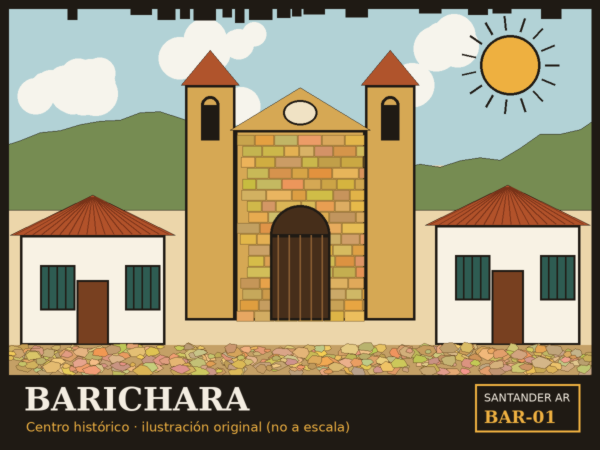
#> input picture web/assets/markers/barichara.png, 1200 x 900 px (shown at 1/2 size); its folder holds 3 pictures in this run
$ python generar_video_prueba.py
#> lines starting #> are read from the running program, lines starting #| are printed output that depends on the picture; after the words box and inside, x2 and y2 are one past the last pixel; in counts of white or black regions, pixels touching at a corner belong together
"""Genera 'tomas de cámara' sintéticas (Y4M) para probar el reconocimiento de marcadores
con la cámara simulada de Chromium. Coloca el marcador sobre una mesa con perspectiva,
ruido y un poco de desenfoque, simulando una foto del brochure impreso.
Uso: python3 scripts/generar_video_prueba.py   -> tests/fixtures/<lugar>.y4m y tests/fixtures/vacio.y4m
"""
import subprocess, random
from pathlib import Path
from PIL import Image, ImageFilter, ImageDraw
ROOT = Path(__file__).resolve().parent.parent
OUT = ROOT / "tests" / "fixtures"; OUT.mkdir(parents=True, exist_ok=True)
W, H = 640, 480

def mesa(seed):
    r = random.Random(seed)
    im = Image.new("RGB", (W, H), (120, 92, 66)); d = ImageDraw.Draw(im)
    for y in range(0, H, 3):
        d.line([0, y, W, y + r.randint(-2, 2)], fill=(110 + r.randint(0, 25), 84 + r.randint(0, 18), 58 + r.randint(0, 14)))
    return im

def coeffs(src, dst):
    import numpy as np
    A = []; B = []
    for (x, y), (u, v) in zip(dst, src):
        A += [[x, y, 1, 0, 0, 0, -u * x, -u * y], [0, 0, 0, x, y, 1, -v * x, -v * y]]; B += [u, v]
    return np.linalg.solve(np.array(A, float), np.array(B, float)).tolist()

def toma(nombre):
#> called with nombre = 'barichara'
    m = Image.open(ROOT / "web/assets/markers" / f"{nombre}.png").convert("RGB")
#> m is the input picture: PIL image 1200x900 RGB; mean R, G, B 149.2, 140.3, 110.7
    bg = mesa(len(nombre))
#> in mesa, `im = Image.new('RGB', (W, H), (120, 92, 66))`:
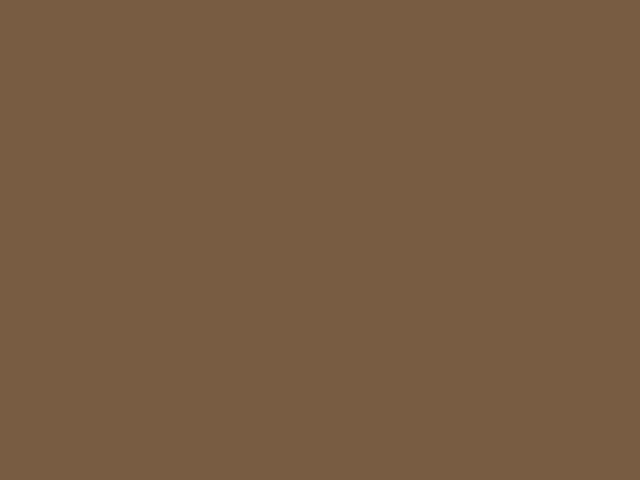
#> im: PIL image 640x480 RGB; mean R, G, B 120, 92, 66
    dst = [(110, 70), (540, 90), (560, 410), (90, 400)]  # ligera perspectiva
    src = [(0, 0), (m.width, 0), (m.width, m.height), (0, m.height)]
    warped = m.transform((W, H), Image.PERSPECTIVE, coeffs(src, dst), Image.BICUBIC)
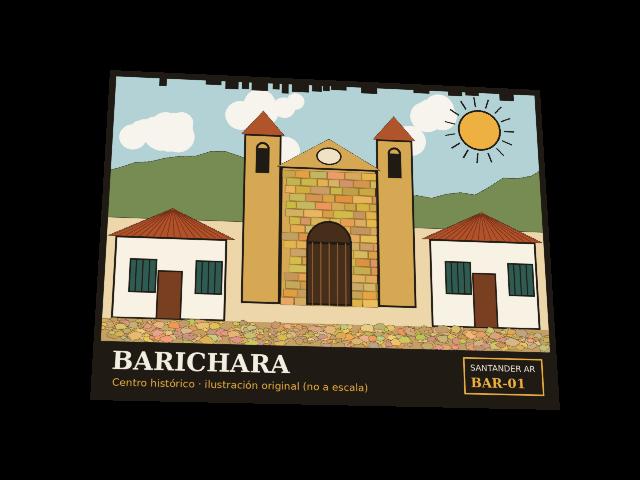
#> warped: PIL image 640x480 RGB; mean R, G, B 70.1, 65.6, 51.4
    mask = Image.new("L", (W, H), 0); ImageDraw.Draw(mask).polygon(dst, fill=255)
#> after `mask = Image.new('L', (W, H), 0)`: mask: PIL image 640x480 L; every value is 0
#> after `ImageDraw.Draw(mask).polygon(dst, fill=255)`:
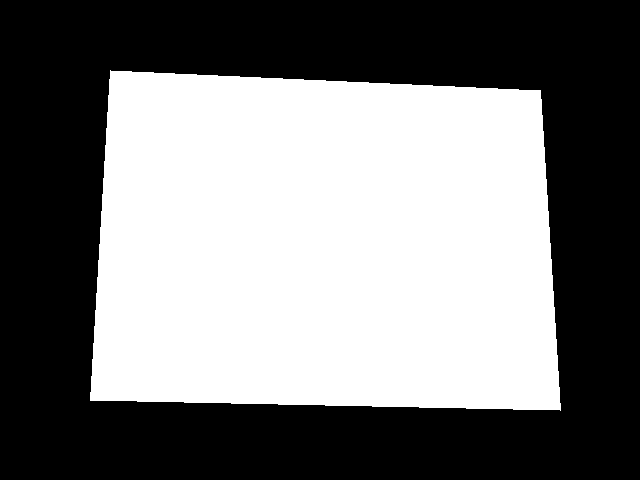
#> mask: PIL image 640x480 L; 47.7% white; 1 white region, box (x1, y1, x2, y2) and area: (90, 70, 561, 411) 146576
    bg.paste(warped, (0, 0), mask)
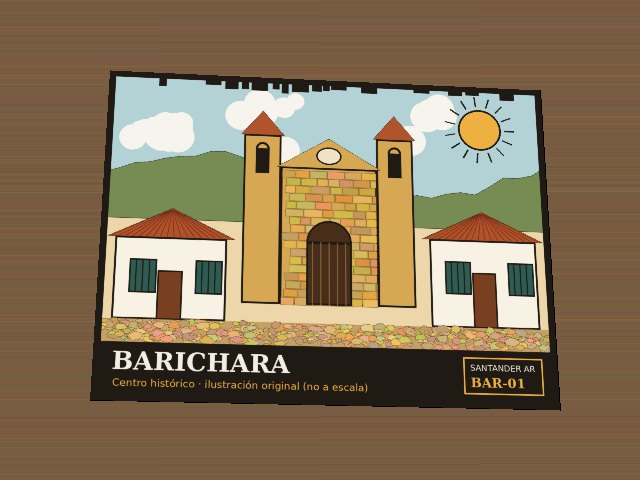
#> bg: PIL image 640x480 RGB; mean R, G, B 133.2, 113.7, 85.7
    return bg.filter(ImageFilter.GaussianBlur(0.6))

def y4m(img, path, secs=2):
#> called with secs = 2
    png = path.with_suffix(".png"); img.save(png)
    subprocess.run(["ffmpeg", "-y", "-loglevel", "error", "-loop", "1", "-i", str(png), "-t", str(secs),
                    "-r", "15", "-pix_fmt", "yuv420p", str(path)], check=True)
#> (this line was passed over: subprocess is not available in this run)

for n in ["barichara", "chicamocha", "sangil"]:
    y4m(toma(n), OUT / f"{n}.y4m"); print("ok", n)
#> pass 2 of the loop `for n in ["barichara", "chicamocha", "sangil"]:`:
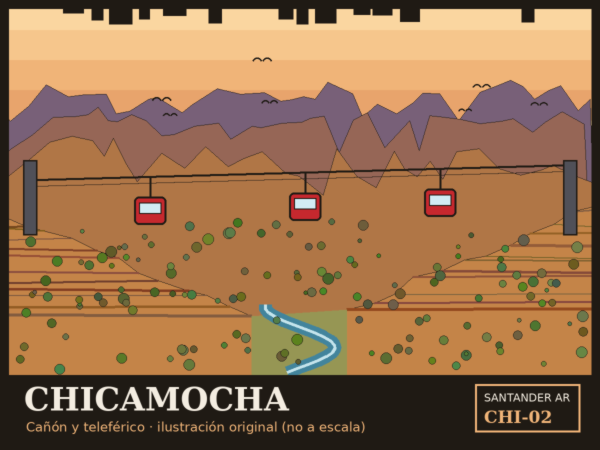
#> input picture web/assets/markers/chicamocha.png, 1200 x 900 px (shown at 1/2 size)
#> in toma, m is the input picture: PIL image 1200x900 RGB; mean R, G, B 151.3, 111.9, 77.3
#> in toma (call 2), `warped = m.transform((W, H), Image.PERSPECTIVE, coeffs(src, dst), Imag..`:
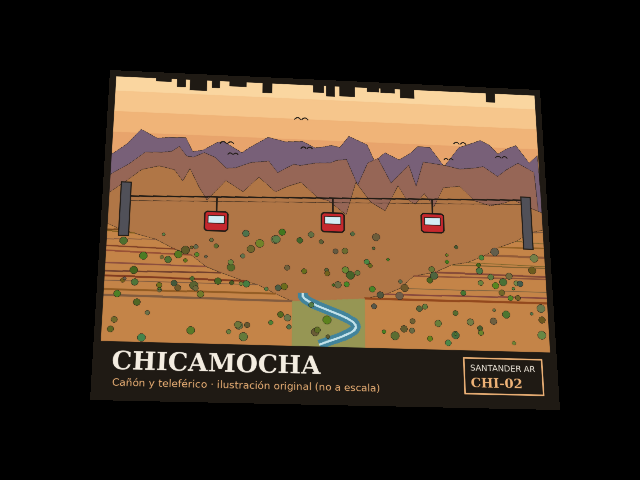
#> warped: PIL image 640x480 RGB; mean R, G, B 70.7, 52.2, 35.9
#> in toma (call 2), `bg.paste(warped, (0, 0), mask)`:
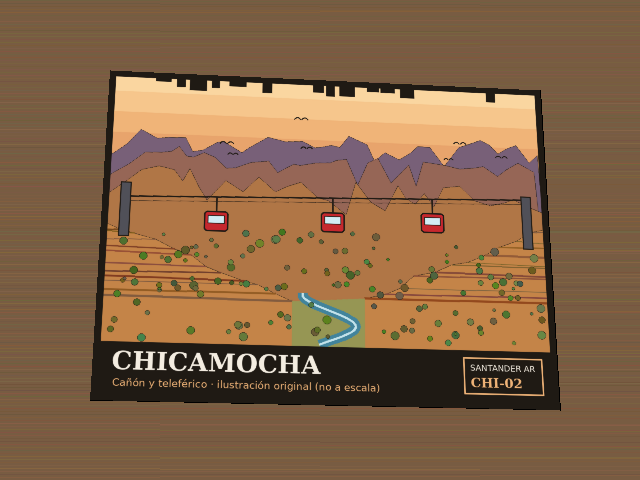
#> bg: PIL image 640x480 RGB; mean R, G, B 133.9, 100.6, 70.2
#> pass 3 of the loop `for n in ["barichara", "chicamocha", "sangil"]:`:
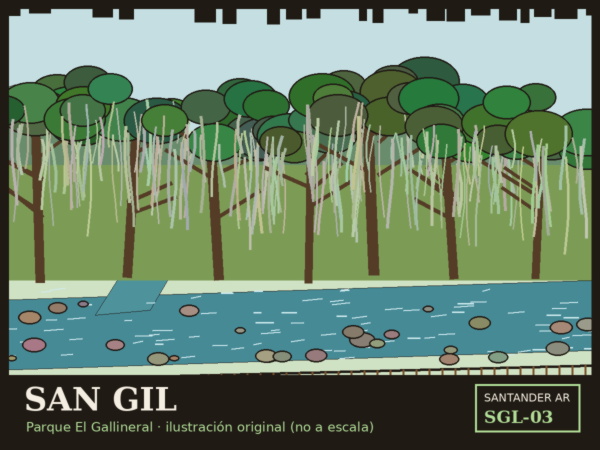
#> input picture web/assets/markers/sangil.png, 1200 x 900 px (shown at 1/2 size)
#> in toma, m is the input picture: PIL image 1200x900 RGB; mean R, G, B 105.4, 129.9, 107.1
#> in toma (call 3), `warped = m.transform((W, H), Image.PERSPECTIVE, coeffs(src, dst), Imag..`:
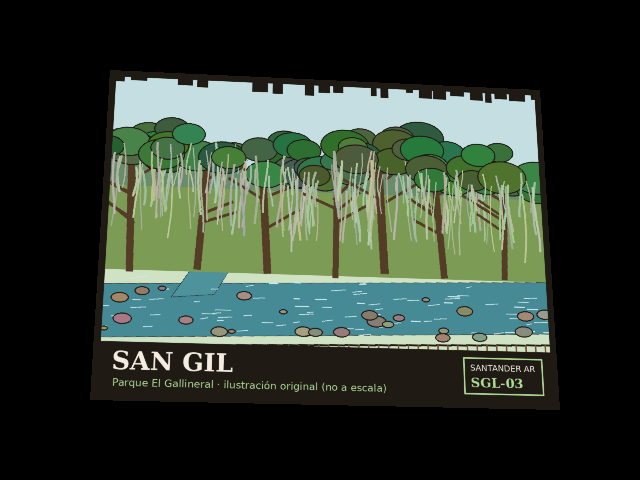
#> warped: PIL image 640x480 RGB; mean R, G, B 49.2, 60.7, 50
#> in toma (call 3), `bg.paste(warped, (0, 0), mask)`:
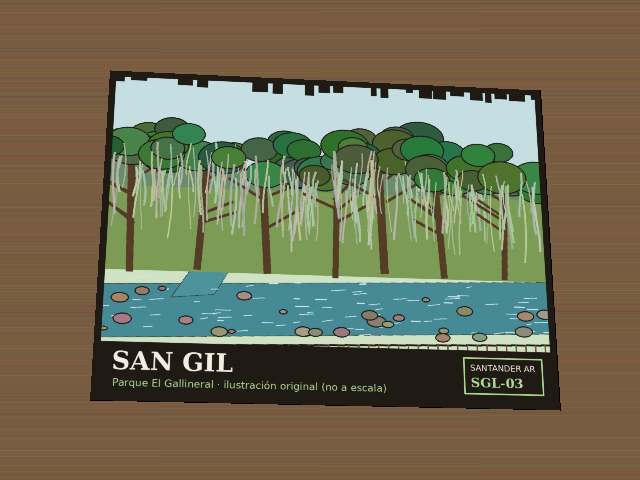
#> bg: PIL image 640x480 RGB; mean R, G, B 112.5, 109, 84.4
y4m(mesa(7), OUT / "vacio.y4m"); print("ok vacio")
